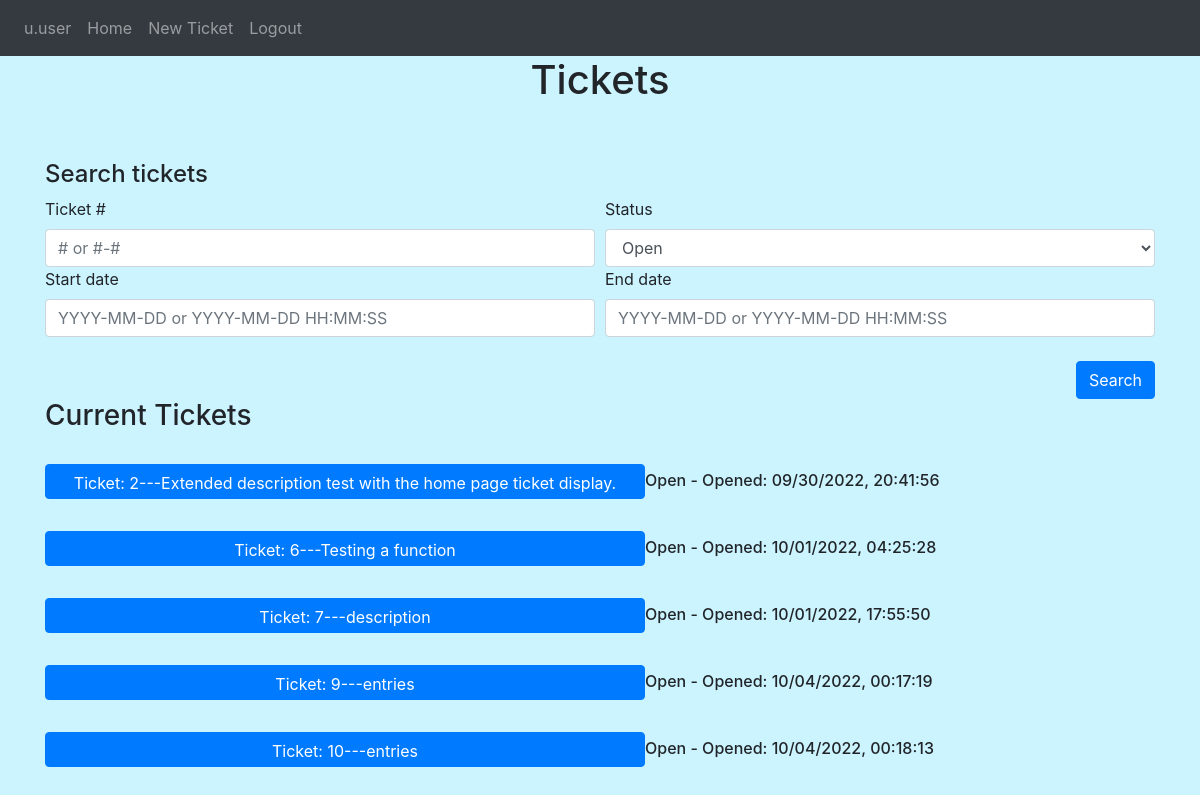
The app's page / (signed in) with its own data.
### Website/models.py (models this page shows)
class User(db.Model, UserMixin):
    id = db.Column(db.Integer, primary_key=True)
    username = db.Column(db.String(100), unique=True) #automatically generated to f.lname
    fname = db.Column(db.String(100))
    lname = db.Column(db.String(100))
    user_status = db.Column(db.Integer) #0 is deactivated, 1 is user, 2 is admin
    password_hash = db.Column(db.String(150))
    user_entries = db.relationship('Entry', backref='owner')

class Ticket(db.Model):
    id = db.Column(db.Integer, primary_key=True)
    short_description = db.Column(db.String(200))
    customer_name = db.Column(db.String(200))
    customer_contact = db.Column(db.String(200))
    status = db.Column(db.Integer) #0 is closed, 1 is open
    creation_date = db.Column(db.DateTime(timezone=True), default=func.now())
    close_date = db.Column(db.DateTime(timezone=True))
    ticket_entries = db.relationship('Entry')

### Website/views.py (the view, shortened to what this page needs)
@views.route('/', methods=['GET', 'POST'])
@login_required
def home():
    return render_template("home.html", user=current_user, tickets=Ticket.query.filter(Ticket.status == 1))

### Website/__init__.py (called while the page is built)
def create_app():
    app = Flask(__name__)
    app.config['SECRET_KEY'] = "SuperSecretKey"
    app.config['SQLALCHEMY_DATABASE_URI'] = f'sqlite:///{DB_NAME}'
    db.init_app(app)
    from .views import views
    from .auth import auth
    app.register_blueprint(views, url_prefix='/')
    app.register_blueprint(auth, url_prefix='/')
    from .models import User, Ticket, Entry
    create_database(app)
    login_manager = LoginManager()
    login_manager.login_view = 'auth.login'
    login_manager.init_app(app)
    @login_manager.user_loader
    def load_user(id):
        return User.query.get(int(id))
    return app

### Website/templates/home.html (shortened to what this page needs)
{% extends "base.html" %}
{% block content%} <h1 align="center">Tickets</h1>
    <br />
    <br />
    <h4 align="left"> Search tickets </h4>
    <form method="POST">
        <div class="form-row">
          <div class="col-6">
            <label for="TicketID">Ticket #</label>
            <input type="text" class="form-control" id="TicketID" name="TicketID" placeholder="# or #-#">
          </div>
          <div class="col-6">
            <label for="status">Status</label>
            <select id="status" class="form-control" name="status">
                <option value='1' selected>Open</option>
            </select>
        </div>
        </div>
        <div class="form-row">
            <div class="col-6">
                <label for="start_date">Start date</label>
                <input type="text" class="form-control" id="start_date" name="start_date" placeholder="YYYY-MM-DD or YYYY-MM-DD HH:MM:SS" >
              </div>
              <div class="col-6">
                  <label for="end_date">End date</label>
                  <input type="text" class="form-control" id="end_date" name="end_date" placeholder="YYYY-MM-DD or YYYY-MM-DD HH:MM:SS">
              </div>
        </div>
        <br>
        <div align="right">
            <button type="submit" class="btn btn-primary">Search</button>
        </div>
      </form>
    <h3> Current Tickets</h3>
    <br>
    <ul class="list-group list-group-flush" id="tickets">
        {% for ticket in tickets%}
        <div class='message' style=display:inline;>
            {% if ticket.status == 0 %}
                <h6><a href="/ticket/{{ticket.id}}" class="btn btn-primary" onClick="" style="height:35px; width:600px" > Ticket: {{ ticket.id }}---{{ticket.short_description}} </a>{{'Closed - Opened: ' + ticket.creation_date.strftime("%m/%d/%Y, %H:%M:%S") + ' Closed: ' + ticket.close_date.strftime("%m/%d/%Y, %H:%M:%S")}}</h6>
            {% elif ticket.status == 1%}
                <h6><a href="/ticket/{{ticket.id}}" class="btn btn-primary" onClick="" style="height:35px; width:600px" > Ticket: {{ ticket.id }}---{{ticket.short_description}} </a>{{'Open - Opened: ' + ticket.creation_date.strftime("%m/%d/%Y, %H:%M:%S")}}</h6>
            {% endif %}
            <br>
        </div>
        {% endfor%}
    </ul>
{%endblock%}

### Website/templates/base.html (shortened to what this page needs)
<!DOCTYPE html>
<html>
  <head>
    <link
      rel="stylesheet"
      href="https://stackpath.bootstrapcdn.com/bootstrap/4.4.1/css/bootstrap.min.css"
    />
    <link
      rel="stylesheet"
      href="https://stackpath.bootstrapcdn.com/font-awesome/4.7.0/css/font-awesome.min.css"
    />
  </head>
  <body style="background-color:rgba(0, 202, 255, 0.2)">
    <nav class="navbar navbar-expand-lg navbar-dark bg-dark">
      <div class="collapse navbar-collapse" id="navbar">
        <div class="navbar-nav">
            {% if user.is_authenticated %}
            <a class="nav-item nav-link" id="user" href="/userpage">{{user.username}}</a>
            <a class="nav-item nav-link" id="home" href="/">Home</a>
            <a class="nav-item nav-link" id="adduser" href="/ticket">New Ticket</a>
            <a class="nav-item nav-link" id="logout" href="/logout">Logout</a>
            {% else %}
            <a class="nav-item nav-link" id="login" href="/login">Login</a>
            {% endif %}
        </div>
       </div>
    </nav>
    <div class="container">
        {% block content%}
        {%endblock%}
    </div>
  </body>
</html>

### records on screen
User: username "u.user"
Ticket: id "2", short_description "Extended description test with the home page ticket display.", creation_date "Open - Opened: 09/30/2022, 20:41:56"
Ticket: id "6", short_description "Testing a function", creation_date "Open - Opened: 10/01/2022, 04:25:28"
Ticket: id "7", short_description "description", creation_date "Open - Opened: 10/01/2022, 17:55:50"
Ticket: id "9", short_description "entries", creation_date "Open - Opened: 10/04/2022, 00:17:19"
Ticket: id "10", short_description "entries", creation_date "Open - Opened: 10/04/2022, 00:18:13"
